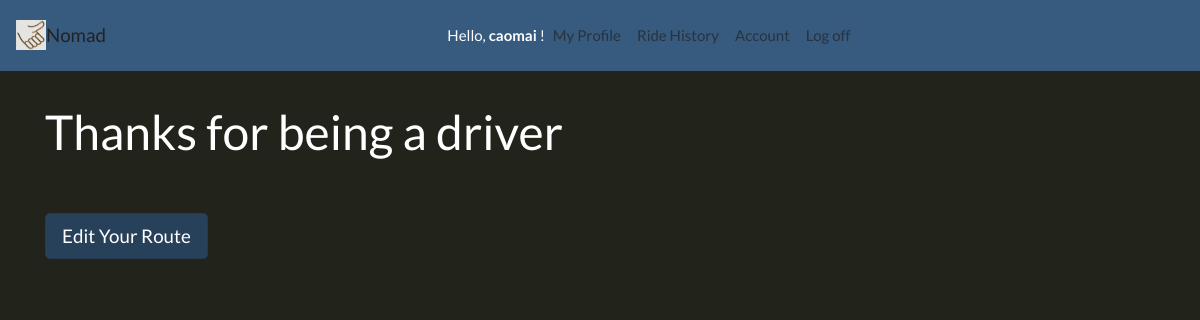
Page /all_rides/ (signed in) on the earlier database version.
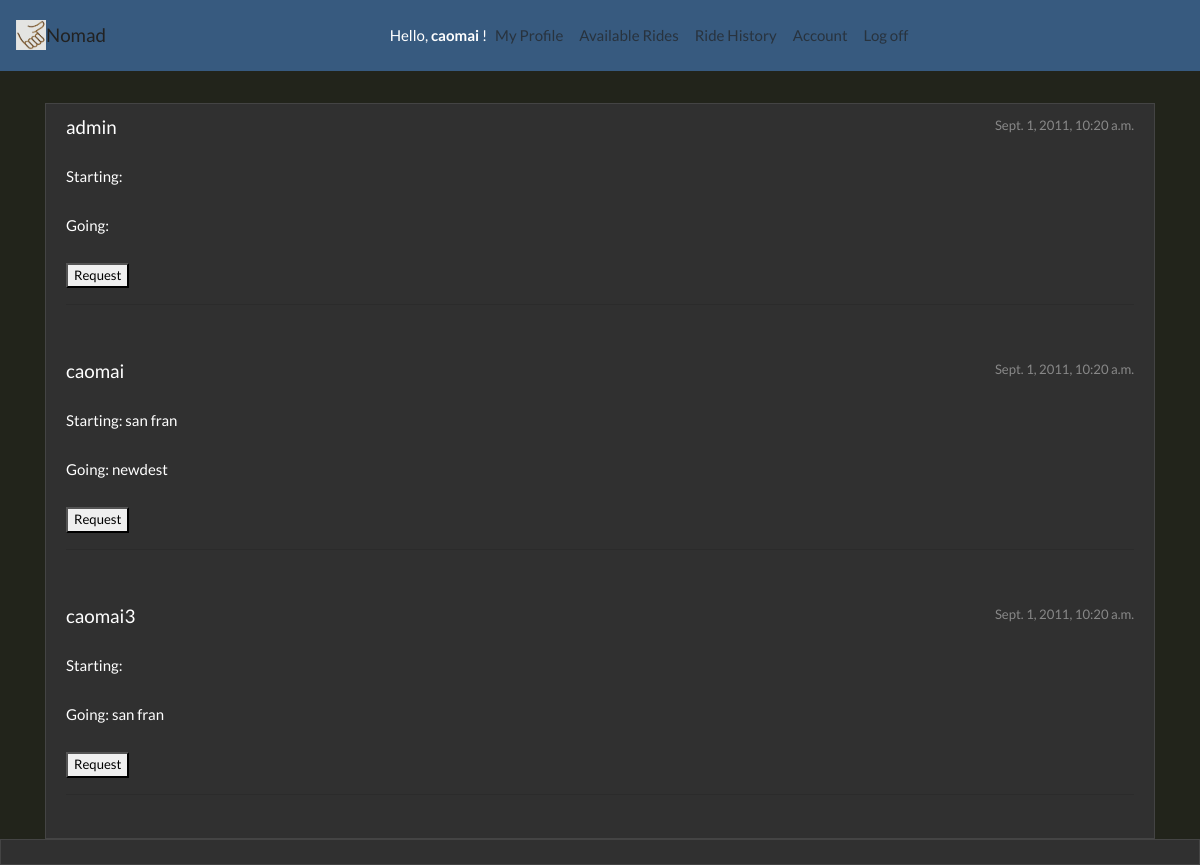
Same page on the later database version.
### accounts/models.py (models this page shows)
class Profile(models.Model):
    user = models.OneToOneField(User, on_delete=models.CASCADE)
    starting = models.CharField(max_length=30, blank=True)
    destination = models.CharField(max_length=30, blank=True)
    timestamp = models.DateTimeField(auto_now_add=True)
    is_passenger = models.BooleanField(default=True)

### accounts/views.py (the view)
# urls.py: path('all_rides/', ProfilesListView.as_view(), name='list-rides-page')
class ProfilesListView(ListView):
    model = Profile
    def get(self, request):
        profiles = self.get_queryset().all()
        return render(request, 'accounts/profile_list.html', {
          'profiles': profiles
        })

### accounts/templates/accounts/profile_list.html (shortened to what this page needs)
{% extends 'base.html' %}
{% block content %}
    {% if request.user.profile.is_passenger %}
        {% if profiles %}
            {% for profile in profiles %}
            <a href="#" class="list-group-item list-group-item-action">
                <div class="d-flex w-100 justify-content-between">
                <h5 class="mb-1">{{ profile.user }}</h5>
                <small class="text-muted">{{ profile.timestamp }}</small>
                </div>
                <p class="mb-1"><img src="" style="height: 75px; width: auto"><br>Starting: {{ profile.starting }}</p>
                <p class="mb-1"><img src="" style="height: 75px; width: auto"><br>Going: {{ profile.destination }}</p>
                <br>
                <small><button>Request</button></small>
                <hr class="breakline">
            {% endfor %}
        {% else %}
            <div class="alert alert-primary" role="alert">No pages to display.</div>
        {% endif %}
    {% else %}
    <h1> Thanks for being a driver</h1>
    <br><br>
    <a href="{% url 'get-ride-page' %}" class="btn btn-primary btn-lg active" role="button" aria-pressed="true">Edit Your Route</a>
    {% endif %}
{% endblock %}

### templates/base.html (shortened to what this page needs)
{% load static %}
<!doctype html>
<html lang="en">
  <head>
    <link rel="stylesheet" type="text/css" href="{% static 'styles.css' %}" />
    <link rel="stylesheet" href="https://stackpath.bootstrapcdn.com/bootstrap/4.3.1/css/bootstrap.min.css">
    <link rel="stylesheet" href="https://bootswatch.com/4/darkly/bootstrap.min.css">
  </head>
  <body>
    <nav class="navbar navbar-expand-lg navbar-light bg-primary">
      <center><a href="{% url 'home-page' %}"><img src="{% static 'assets/thumb.png' %}" class="icon"></a></center>
      <a class="navbar-brand" href="{% url 'home-page' %}"> Nomad</a>
      <div class="collapse navbar-collapse" id="navbarNav">
          <form class="form-inline ml-auto">
            <div class="text-white">Hello,
              <strong>
              {% if user.get_username %}
                {{ user.get_username }}
              {% else %}
                Guest
              {% endif %}
              </strong>!
            </div>
          </form>
                <ul class="navbar-nav mr-auto">
                      <li class="nav-item">
                        <a class="nav-link" href="{% url 'get-ride-page' %}">My Profile</a>
                      </li>
                      {% if request.user.profile.is_passenger %}
                      <li class="nav-item">
                          <a class="nav-link" href="{% url 'list-rides-page' %}">Available Rides</a>
                      </li>
                      {% endif %}
                      <li class="nav-item">
                        <a class="nav-link" href="#">Ride History</a>
                      </li>
                      <li class="nav-item">
                        <a class="nav-link" href="#">Account</a>
                      </li>
                      {% if request.user.is_authenticated %}
                      <li class="nav-item">
                          <a class="nav-link" href="{% url 'logout' %}">Log off</a>
                      </li>
                      {% endif %}
                  </ul>
      </div>
    </nav>
    <main role="main" class="container" style="margin-top: 4vh;">
      {% block content %}{% endblock %}
    </main>
  </body>
</html>

Differences in the rows shown:
now on this page (row unchanged): Profile: user "admin", timestamp "Sept. 1, 2011, 10:20 a.m."
now on this page (row edited): Profile: user "caomai", timestamp "Sept. 1, 2011, 10:20 a.m.", starting "san fran", destination "newdest"
changed Profile: is_passenger False → True (drawn)
now on this page (row unchanged): Profile: user "caomai3", timestamp "Sept. 1, 2011, 10:20 a.m.", destination "san fran"
Other differences:
text no longer shown: "Thanks for being a driver Edit Your Route"
text now shown: "Available Rides"
